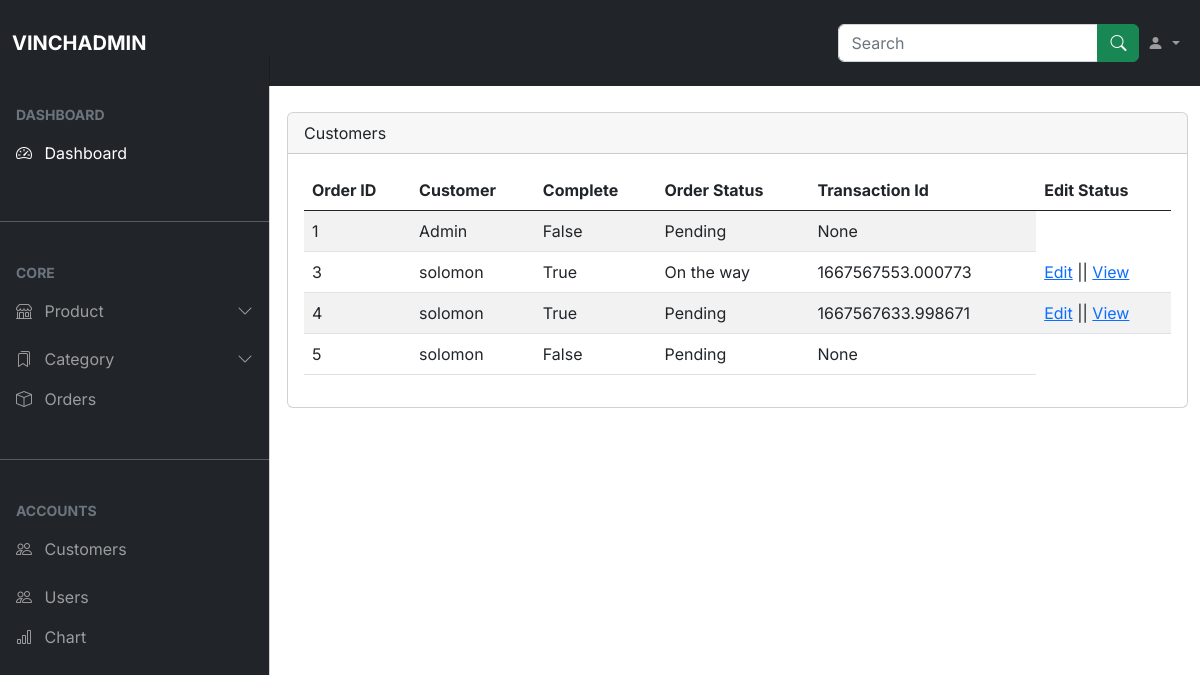
/product_orders/ (signed in), run on an earlier commit of the app's database.
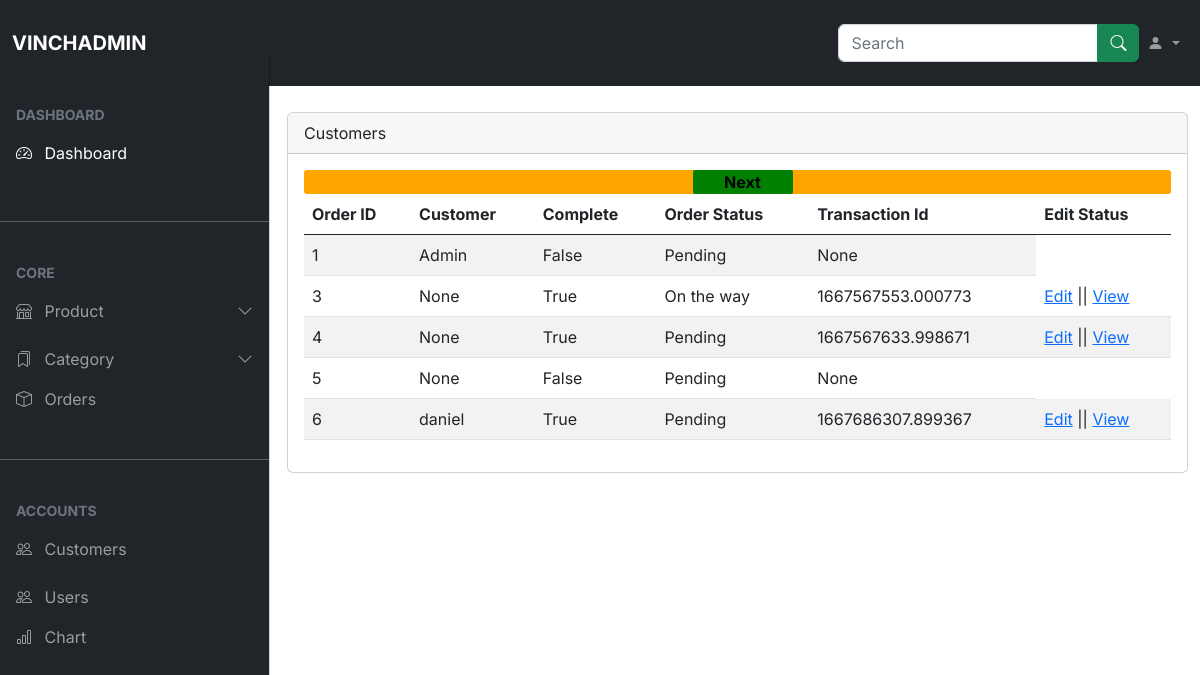
And on a later commit of the database.
### store/models.py (models this page shows, shortened)
class Order(models.Model):
    STATUS = (
        ('Pending', 'Pending'),
        ('On the way', 'On the way'),
        ('Delivered', 'Delivered')
    )
    customer = models.ForeignKey(Customer, on_delete=models.SET_NULL, null=True, blank=True)
    date_ordered = models.DateTimeField(auto_now_add = True)
    complete = models.BooleanField(default=False, null=True, blank=False)
    order_status = models.CharField(max_length=50, choices=STATUS, default=STATUS[0][0], null=True)
    transaction_id = models.CharField(max_length=200, null=True)

class Customer(models.Model):
    user = models.OneToOneField(NewUser, on_delete=models.CASCADE)
    name = models.CharField(max_length=200, null=True)
    email = models.CharField(max_length=200, null=True)
    def __str__(self):
        return str(self.user)

### account/models.py (models this page shows)
class NewUser(AbstractBaseUser, PermissionsMixin):
    STATUS = (
        ('M', 'M'),
        ('F', 'F'),
    )
    email = models.EmailField(_("Email Adress"), unique=True)
    first_name = models.CharField(max_length=150)
    last_name = models.CharField(max_length=150)
    middle_name = models.CharField(max_length=150)
    gender = models.CharField(max_length=10, choices=STATUS, null=True)
    phone_number = models.CharField(max_length=17, blank=True, null=True)
    joined_date = models.DateTimeField(default=timezone.now)
    is_staff = models.BooleanField(default = False)
    is_active = models.BooleanField(default=False)
    objects = CustomAccountManager()
    USERNAME_FIELD = "email"
    REQUIRED_FIELDS = ['first_name', 'last_name', 'middle_name', 'gender', 'phone_number']
    def __str__(self):
        return self.last_name

### vinchadmin/views.py (the view)
# urls.py: path("orders/", views.my_orders, name="my_order"),
def orders(request):
    if request.user.is_authenticated:
        o = Order.objects.all()
        order = Paginator(o, 5)
        page_num = request.GET.get('page', 1)
        try:
            order = order.page(page_num)
        except EmptyPage:
            order = order.page(1)
    else:
        return redirect('authentication')
    return render(request, 'admindashboard/all_orders.html', {'order': order})

### account/context_processors.py (called while the page is built)
def users(request):
    if request.user.is_authenticated:
        username = NewUser.objects.get(last_name=request.user)
        last_name = username.last_name
    else:
        last_name = "Account"
        pass
    return {'last_name': last_name}

### store/context_processors.py (called while the page is built, shortened)
def total_cart_items(request):
    if request.user.is_authenticated:
        customer = request.user.customer
        order, created = Order.objects.get_or_create(customer=customer, complete=False)
        items = order.orderitem_set.all()
        if order:
            orderitems = OrderItem.objects.filter(order=order)
            qty = sum([item.quantity for item in orderitems])
            cart_total = sum([item.get_total for item in orderitems])
        else:
            qty = 0
            cart_total = 0
    return {'qty': qty, 'cart_total': cart_total, 'items': items}

### templates/admindashboard/all_orders.html (shortened to what this page needs)
{% extends 'admindashboard/home.html' %}
{% load static %}
{% block content %}
<div class="container-fluid my-5">
    <div class="row">
        <div class="col-md-12">
            <div class="card">
                <div class="card-header">
                    Customers
                </div>
                <div class="card-body">
                    <div class="table-responsive">
                        <table class="table table-striped">
                            <thead>
                                <tr><th>Order ID</th>
                                    <th>Customer</th>
                                    <th>Complete</th>
                                    <th>Order Status</th>
                                    <th>Transaction Id</th>
                                    <th>Edit Status</th>
                                </tr>
                            </thead>
                            <tbody>
                                {% for orders in  order%}
                                    <tr>
                                        <td>{{orders.id}}</td>
                                        <td>{{orders.customer}}</td>
                                        <td>{{orders.complete}}</td>
                                        <td>{{orders.order_status}}</td>
                                        <td>{{orders.transaction_id}}</td>
                                        {% if orders.complete == True %}
                                            <td><a href="{% url 'edit_order' orders.id %}">Edit</a> || <a href="{% url 'view_order' orders.id %}">View</a> </td>
                                        {% endif %}
                                    </tr>
                                {% endfor %}
                            </tbody>
                            <div class="d-flex justify-content-center fw-bold" style="background: orange; border-radius: 3px">
                                {% if order.has_next %}
                                    <a style="margin-left: 10px; text-decoration: none; text-align: center; border-radius: 2px; width: 100px; cursor: pointer; background: green; color: black" href="{% url 'orders' %}?page={{order.next_page_number}}">Next</a>
                                {% endif %}
                            </div>
                        </table>
                    </div>
                </div>
            </div>
        </div>
    </div>
</div>
{% endblock content%}

What changed in the data, as far as the page shows it:
changed Order "On the way": customer "solomon" → "None"
changed Order id 4: customer "solomon" → "None"
changed Order id 5: customer "solomon" → "None"
added Order: id "6", customer "daniel", complete "True", order_status "Pending", transaction_id "1667686307.899367", shows "Edit"
Also different on the page:
text now shown: "Next"
